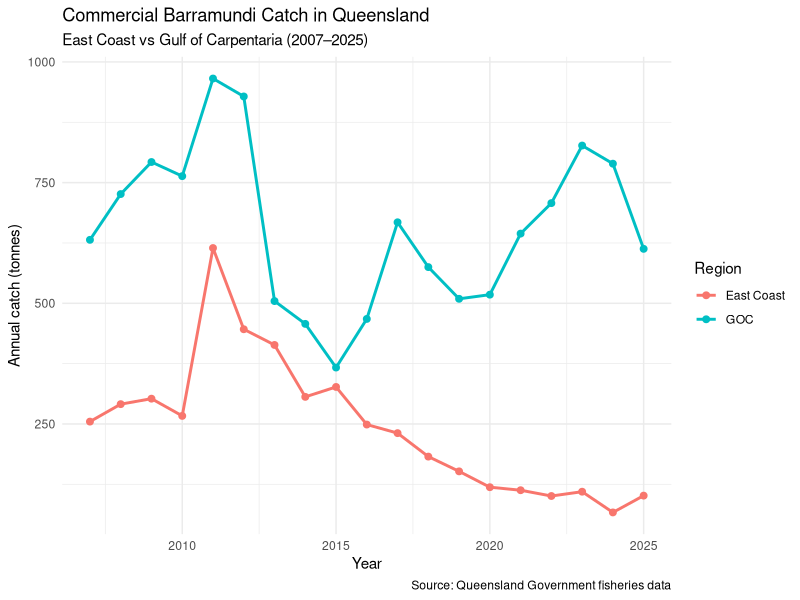
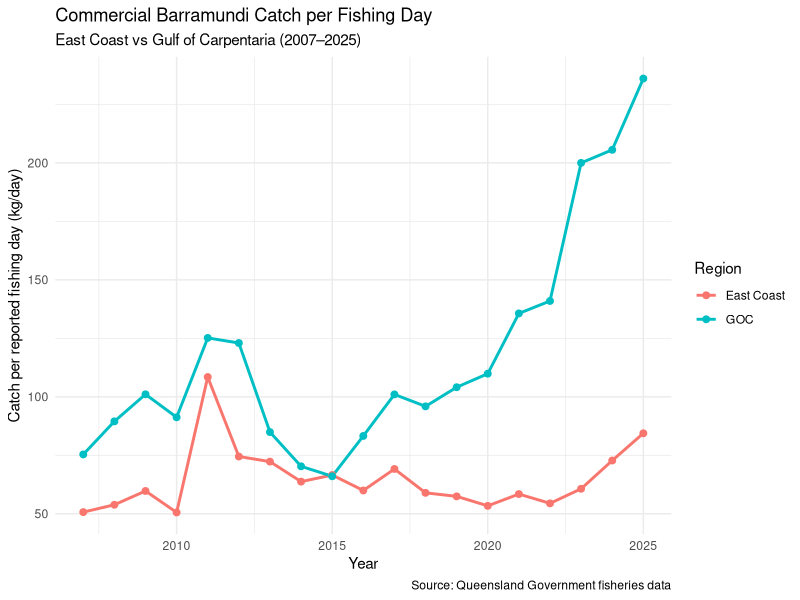
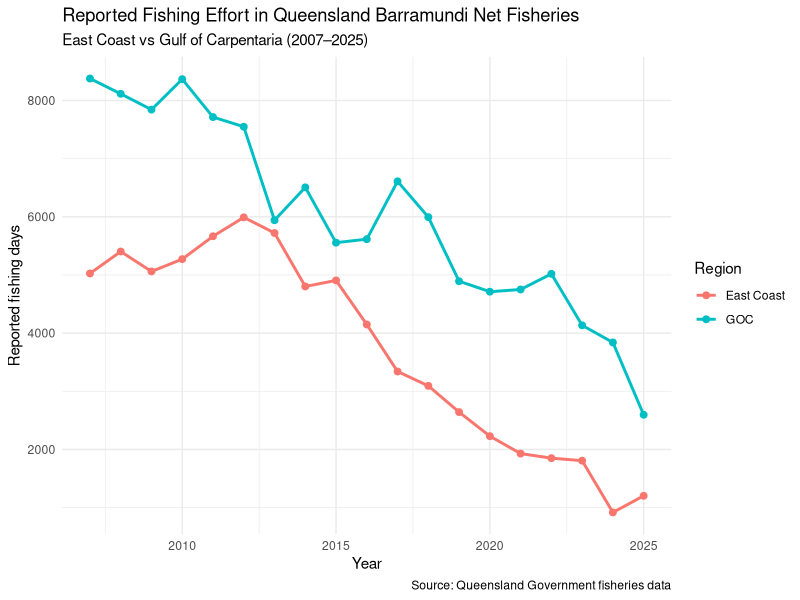

The R script that drew these images, in order:
## ---- chunk 1
#| message: false
#| warning: false
#| output: false
library(readxl)
library(dplyr)
library(ggplot2)
fisheries <- read_excel(
  "../data/workshop3/commercial-fishing-annual-species.xlsx",
  col_types = c("text", "text", "text", "text", "text",
                "text", "text", "numeric", "numeric",
                "numeric", "numeric")
)

fisheries$Year <- as.numeric(
  ifelse(fisheries$YearType == "Calendar", fisheries$Year, NA)
)
head(fisheries)
## ---- chunk 2
#| output: false
glimpse(fisheries)
## ---- chunk 3
#| output: false
# Keep calendar-year records only
fisheries_calendar <- fisheries |>
  filter(YearType == "Calendar")

# Select barramundi from the Net fishery in both regions
barramundi <- fisheries_calendar |>
  filter(
    Fishery == "Net",
    SpeciesCommonName == "Barramundi",
    Region %in% c("East Coast", "GOC"),
    Year <= 2025
  )

# Calculate catch per reported fishing day
barramundi <- barramundi |>
  mutate(
    Catch_per_day = Catch_Kg / Days
  )

# Check the resulting dataset
glimpse(barramundi)
## ---- chunk 4
ggplot(barramundi,
       aes(x = Year, y = Catch_T, colour = Region)) +
  geom_line(linewidth = 1) +
  geom_point(size = 2) +
  labs(
    title = "Commercial Barramundi Catch in Queensland",
    subtitle = "East Coast vs Gulf of Carpentaria (2007–2025)",
    x = "Year",
    y = "Annual catch (tonnes)",
    colour = "Region",
    caption = "Source: Queensland Government fisheries data"
  ) +
  theme_minimal()
## ---- chunk 5
ggplot(barramundi,
       aes(x = Year, y = Catch_per_day, colour = Region)) +
  geom_line(linewidth = 1) +
  geom_point(size = 2) +
  labs(
    title = "Commercial Barramundi Catch per Fishing Day",
    subtitle = "East Coast vs Gulf of Carpentaria (2007–2025)",
    x = "Year",
    y = "Catch per reported fishing day (kg/day)",
    colour = "Region",
    caption = "Source: Queensland Government fisheries data"
  ) +
  theme_minimal()
## ---- chunk 6
ggplot(barramundi,
       aes(x = Year, y = Days, colour = Region)) +
  geom_line(linewidth = 1) +
  geom_point(size = 2) +
  labs(
    title = "Reported Fishing Effort in Queensland Barramundi Net Fisheries",
    subtitle = "East Coast vs Gulf of Carpentaria (2007–2025)",
    x = "Year",
    y = "Reported fishing days",
    colour = "Region",
    caption = "Source: Queensland Government fisheries data"
  ) +
  theme_minimal()
